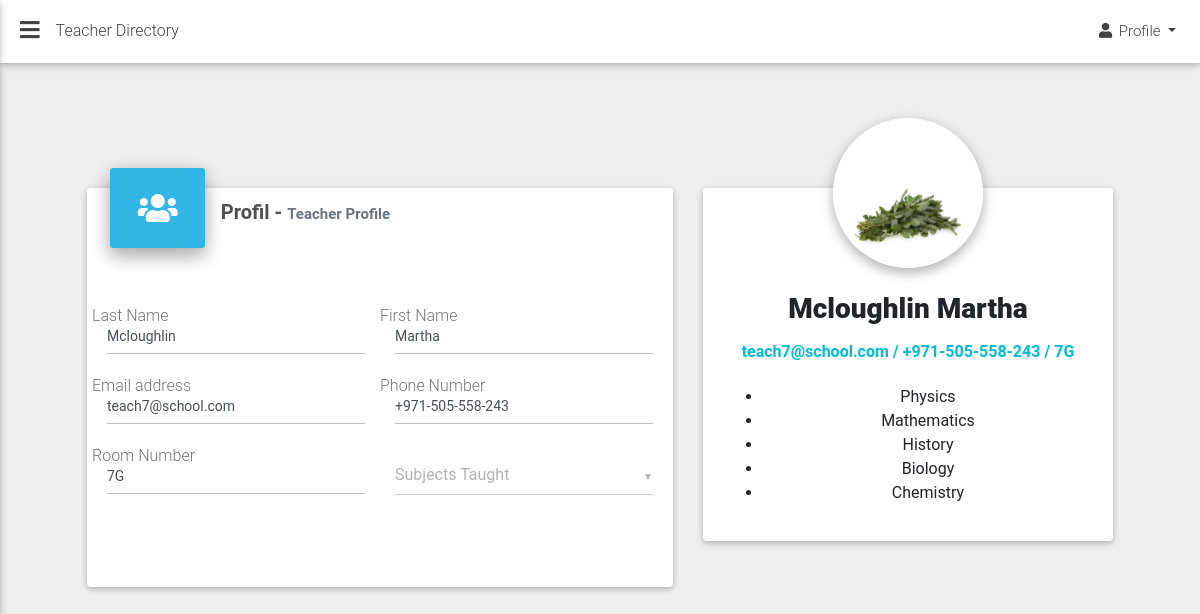
Screenshot of /profil/mcloughlin-2021-09-23-1723319224710000 (signed in) with the database file from the repository.
### teacher/models.py (models this page shows, shortened)
class Teacher(models.Model):
    last_name = models.CharField(max_length=50)
    first_name = models.CharField(max_length=250)
    email = models.EmailField(max_length=254, unique=True)
    profile_picture = models.ImageField(upload_to="Teachers/Profile_Picture", default="default.png")
    phone_number = models.CharField(max_length=50)
    room_number = models.CharField(max_length=10)
    subjects_taught = models.ManyToManyField(Subject, blank=True)
    statut = models.BooleanField(default=True)
    date_add = models.DateTimeField(auto_now_add=True)
    date_update = models.DateTimeField(auto_now=True)
    slug = models.SlugField(unique=True, editable=False, null=True,  blank=True)
    class Meta:
        verbose_name = 'Teacher'
        verbose_name_plural = 'Teachers'

class Subject(models.Model):
    subject_name = models.CharField(max_length=250)
    description = models.TextField(null=True, blank=True)
    statut = models.BooleanField(default=True)
    date_add = models.DateTimeField(auto_now_add=True)
    date_update = models.DateTimeField(auto_now=True)
    slug = models.SlugField(unique=True, editable=False, null=True,  blank=True)
    class Meta:
        verbose_name = 'Subject'
        verbose_name_plural = 'Subjects'

### dashboard/views.py (the view)
# urls.py: path('profil/<str:slug>', views.profil, name='profil'),
def profil(request, slug):
    teacher = models.Teacher.objects.get(slug=slug)
    datas = {
        'teacher':teacher,
    }
    return render(request, 'pages/profil.html', datas)

### templates/pages/profil.html (shortened to what this page needs)
{% extends 'bases/base.html' %}
{% load static %}
{% block content %}
<main>
  <div class="container-fluid">
    <section class="section team-section">
      <div class="row text-center">
        <div class="col-md-7 mb-4">
          <div class="card card-cascade cascading-admin-card user-card">
            <div class="admin-up d-flex justify-content-start">
              <i class="fas fa-users info-color py-4 mr-3 z-depth-2"></i>
              <div class="data">
                <h5 class="font-weight-bold dark-grey-text">Profil - <span class="text-muted">Teacher Profile</span></h5>
              </div>
            </div>
            <form class="md-form">
              <div class="card-body card-body-cascade">
                <div class="row">
                  <div class="col-lg-6">
                    <label for="last-name" class="">Last Name</label>
                    <div class="md-form form-sm mb-0">
                      <input disabled type="text" id="last-name" value="{{ teacher.last_name }}" class="form-control form-control-sm">
                    </div>
                  </div>
                  <div class="col-lg-6">
                    <label for="first-name" class="">First Name</label>
                    <div class="md-form form-sm mb-0">
                      <input disabled type="text" id="first-name" value="{{ teacher.first_name }}" class="form-control form-control-sm">
                    </div>
                  </div>
                  <div class="col-lg-6">
                    <label for="email" class="">Email address</label>
                    <div class="md-form form-sm mb-0">
                      <input disabled type="text" id="email" value="{{ teacher.email }}" class="form-control form-control-sm">
                    </div>
                  </div>
                  <div class="col-md-6">
                    <label for="phone-number" class="">Phone Number</label>
                    <div class="md-form form-sm mb-0">
                      <input disabled type="text" id="phone-number" value="{{ teacher.phone_number }}" class="form-control form-control-sm">
                    </div>
                  </div>
                </div>
                <div class="row">
                  <div class="col-md-6">
                    <label for="room" class="">Room Number</label>
                    <div class="md-form form-sm mb-0">
                      <input disabled value="{{ teacher.room_number }}" type="text" id="room" class="form-control form-control-sm">
                    </div>
                  </div>
                  <div class="col-md-6">
                    <div class="md-form form-sm mb-0">
                    </div>
                  </div>
                </div>
                <br>
              </div>
            </form>
          </div>
        </div>
        <div class="col-md-5 mb-4">
          <div class="card profile-card">
            <div class="avatar z-depth-1-half mb-4"  v-if="url">
              <img src="{{teacher.profile_picture.url}}" class="rounded-circle" alt="{{ teacher.last_name }} {{ teacher.first_name }}">
            </div>
            <div class="card-body pt-0 mt-0">
              <h3 class="mb-3 font-weight-bold"><strong>{{ teacher.last_name }} {{ teacher.first_name }}</strong></h3>
              <h6 class="font-weight-bold cyan-text mb-4">{{ teacher.email }} / {{ teacher.phone_number }} / {{ teacher.room_number }}</h6>
              <p class="mt-4 text-muted">
                <ul>
                  {% for subject in teacher.subjects_taught.all %}
                  <li> {{ subject.subject_name }}</li>
                  {% endfor %}
                </ul>
              </p>
            </div>
          </div>
        </div>
      </div>
    </section>
  </div>
</main>
{% endblock content %}

### rows the page displays
Teacher: last_name "Mcloughlin", first_name "Martha", email "teach7@school.com", phone_number "+971-505-558-243", room_number "7G", profile_picture (picture)
Subject: subject_name "Physics"
Subject: subject_name "Mathematics"
Subject: subject_name "History"
Subject: subject_name "Biology"
Subject: subject_name "Chemistry"
